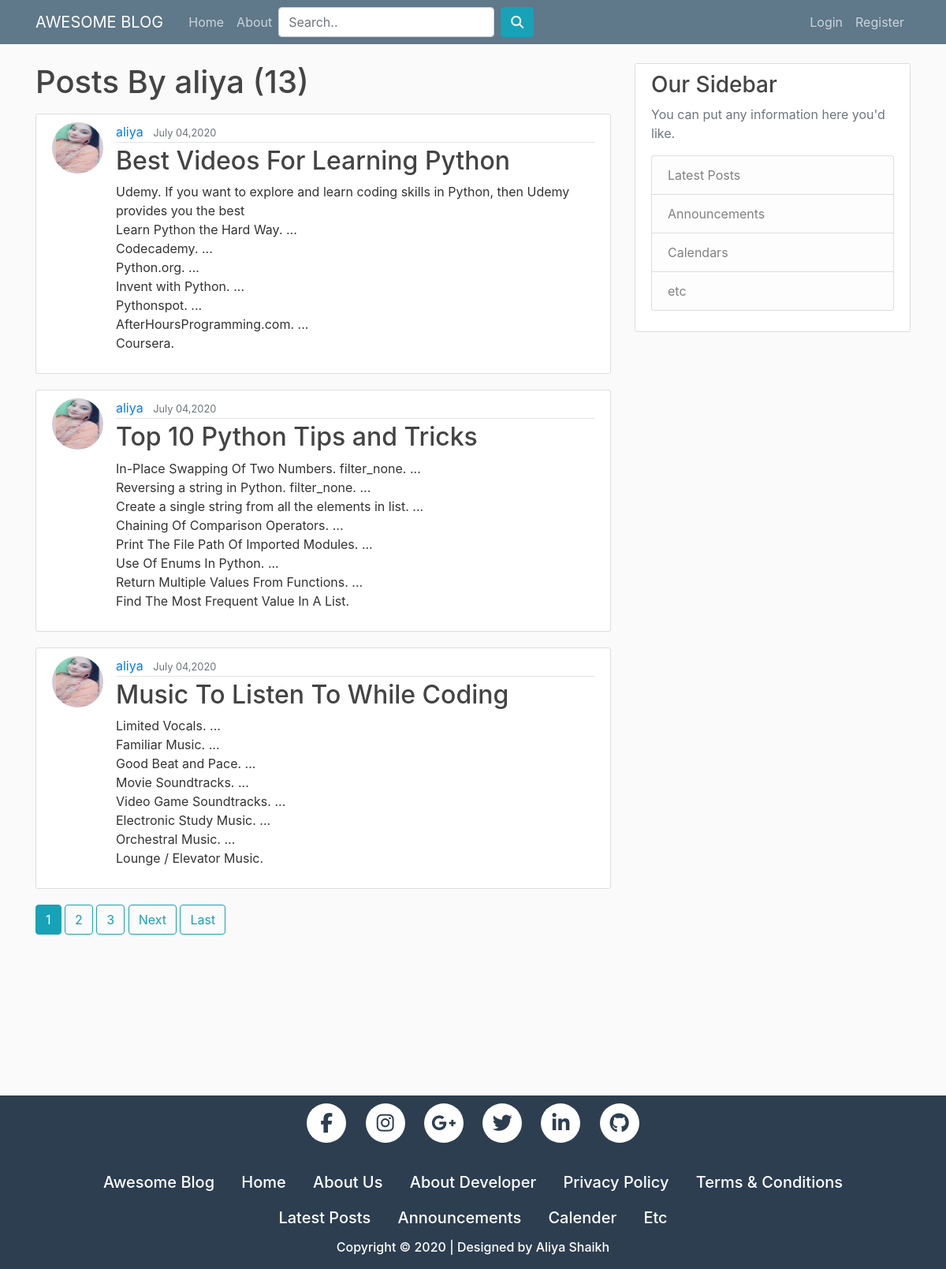
/user/aliya, run on the app's committed database.
### blog/models.py (models this page shows, shortened)
class Post(models.Model):
	title = models.CharField(max_length = 100)
	content = models.TextField(blank=True, null=True)
	date_posted = models.DateTimeField(auto_now_add = True)
	author = models.ForeignKey(User,on_delete = models.CASCADE)
	status = models.IntegerField(choices = STATUS, default = 0)
	likes = models.ManyToManyField(User, related_name ='likes', blank=True)
	favourites = models.ManyToManyField(User, related_name='favourites',blank = True)

class Profile(models.Model):
	user = models.OneToOneField(User, on_delete = models.CASCADE)
	image = models.ImageField(default = 'default.jpg',null = True, blank = True)

### blog/views.py (the view)
# urls.py: path('user/<str:username>',UserPostListView.as_view(),name ='user-posts'),
class UserPostListView(ListView):
	model = Post
	template_name = 'blog/user_posts.html'
	context_object_name = 'posts'
	paginate_by = 3
	def get_queryset(self):
		user = get_object_or_404(User,username=self.kwargs.get('username'))
		return Post.objects.filter(author=user).order_by('-date_posted')

### blog/templates/blog/user_posts.html (shortened to what this page needs)
{% extends "blog/base.html" %}
{% block content%}
  <h1 class="mb-3">Posts By {{ view.kwargs.username }} ({{ page_obj.paginator.count }})</h1>
	{% for post in posts %}
		<article class="media content-section">
      <img class="rounded-circle article-img" src="{{ post.author.profile.image.url }}">
  			<div class="media-body">
    			<div class="article-metadata">
      				<a class="mr-2" href="{% url 'user-posts' post.author.username %}">{{ post.author }}</a>
      				<small class="text-muted">{{ post.date_posted|date:"F d,Y" }}</small>
    			</div>
    			<h2><a class="article-title" href="{% url 'post-detail' post.id %}">{{ post.title }}</a></h2>
    			<p class="article-content">{{ post.content }}</p>
  			</div>
		</article>
	{% endfor %}
  {% if is_paginated %}
    {% for num in page_obj.paginator.page_range %}
      {% if page_obj.number == num %}
        <a class="btn btn-info mb-4" href="?page={{num}}">{{num}}</a>
      {% elif num > page_obj.number|add:'-3' and num < page_obj.number|add:'3' %}
        <a class="btn btn-outline-info mb-4" href="?page={{num}}">{{num}}</a>
      {% endif %}
    {% endfor %}
    {% if page_obj.has_next %}
      <a class="btn btn-outline-info mb-4" href="?page={{page_obj.next_page_number}}">Next</a>
      <a class="btn btn-outline-info mb-4" href="?page={{page_obj.paginator.num_pages}}">Last</a>
    {% endif %}
  {% endif %}
{% endblock content %}

### blog/static/blog/main.css (style rules this page uses)
body { background: #fafafa; color: #333333; margin-top: 5rem; }
h1, h2, h3, h4, h5, h6 { color: #444444; }
.content-section { background: #ffffff; padding: 10px 20px; border: 1px solid #dddddd; border-radius: 3px; margin-bottom: 20px; }
.article-title { color: #444444; }
.article-content { white-space: pre-line; }
.article-img { height: 65px; width: 65px; margin-right: 16px; }
.article-metadata { padding-bottom: 1px; margin-bottom: 4px; border-bottom: 1px solid #e3e3e3 }

### data on the page
Post: author.profile.image (picture), author "aliya", date_posted "July 04,2020", title "Best Videos For Learning Python", content "Udemy. If you want to explore and learn coding skills in Python, then Udemy provides you the best Learn Python the Hard Way. ... Codecademy. ... Python.org. ... Invent with Python. ... Pythonspot. ... AfterHoursProgramming.com. ... Coursera."
Post: author.profile.image (picture), author "aliya", date_posted "July 04,2020", title "Top 10 Python Tips and Tricks", content "In-Place Swapping Of Two Numbers. filter_none. ... Reversing a string in Python. filter_none. ... Create a single string from all the elements in list. ... Chaining Of Comparison Operators. ... Print The File Path Of Imported Modules. ... Use Of Enums In Python. ... Return Multiple Values From Functions. ... Find The Most Frequent Value In A List."
Post: author.profile.image (picture), author "aliya", date_posted "July 04,2020", title "Music To Listen To While Coding", content "Limited Vocals. ... Familiar Music. ... Good Beat and Pace. ... Movie Soundtracks. ... Video Game Soundtracks. ... Electronic Study Music. ... Orchestral Music. ... Lounge / Elevator Music."

### other printed values
{{ view.kwargs.username }} "aliya"
{{ page_obj.paginator.count }} "13"
{{ num }} "1"
{{ num }} "2" "3"
